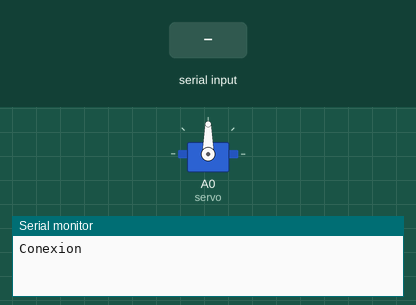
Bench run of a sketch on a simulated Arduino Uno, built with avr-gcc and run on an emulated ATmega328P. Shown: servo, the last lines printed to the serial monitor. The test bench sets the inputs (shaded band).

Above: at 1.2 s.
1.3 s: "B" received over Serial
At 2.2 s:
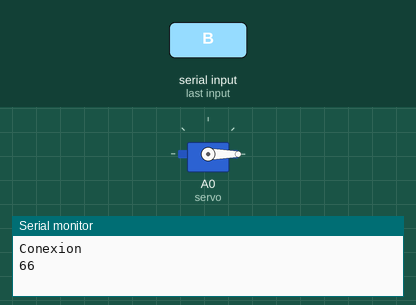
2.8 s: "A" received over Serial
At 3.3 s:
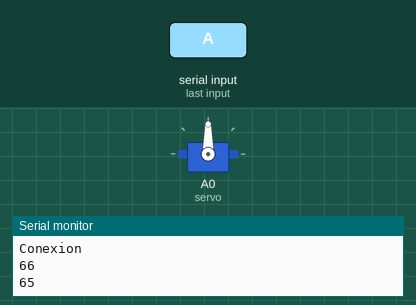
Timing chart, 0 to 5.8 s (numbered marks = the images above; inputs shaded):
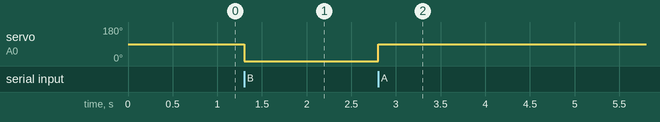

Measured:
- after the input at 1.3 s, servo on A0 (servo): 90° → 0° at once
- after the input at 2.8 s, servo on A0 (servo): 0° → 90° at once

The sketch:

Conexion_arduino.ino
```cpp
#include <Servo.h>

int option;
Servo servo;

void setup(){

  Serial.begin(9600);
  Serial.println("Conexion");
  servo.attach(A0);

}
void loop() {
  if(Serial.available() > 0){
    option = Serial.read();
    Serial.println(option);
    if(option == 66){
      servo.write(0);
    }
  else if (option == 65){
    servo.write(90);
    }
  }
}
```
